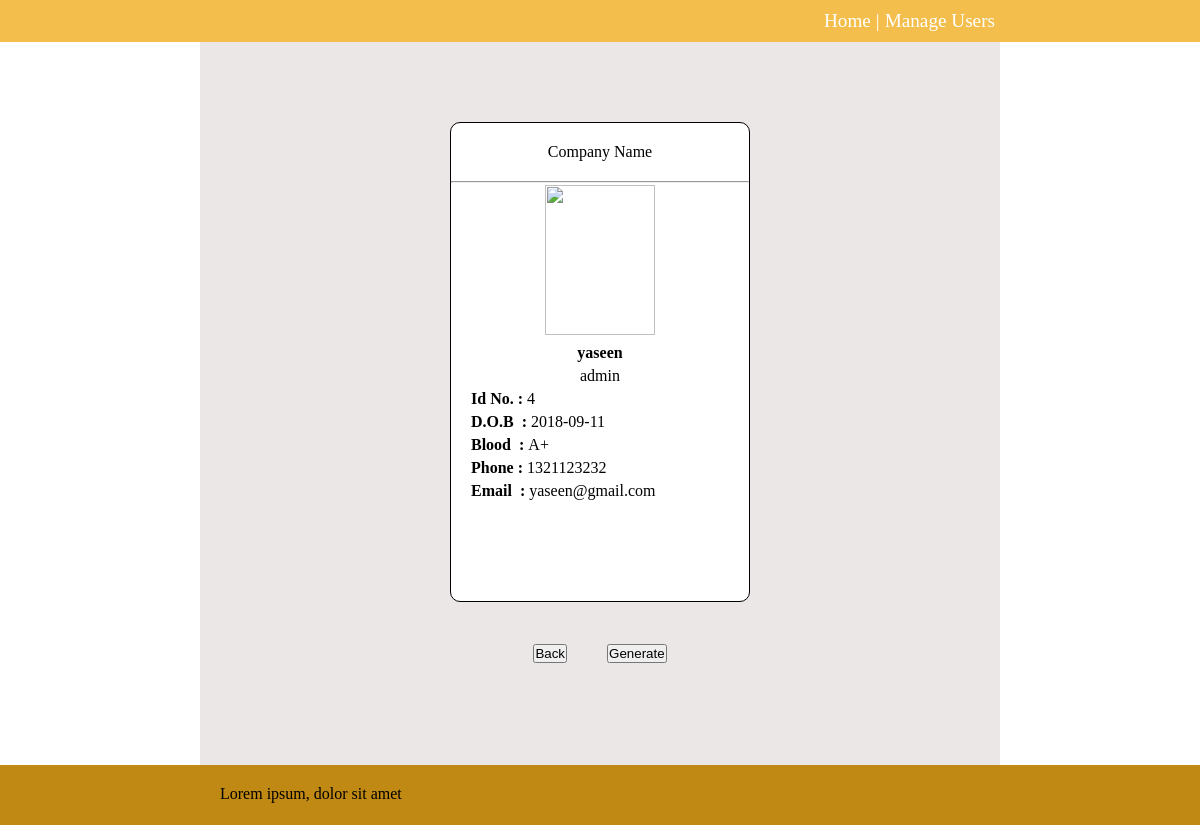
/preview/4, run on an earlier commit of the app's database.
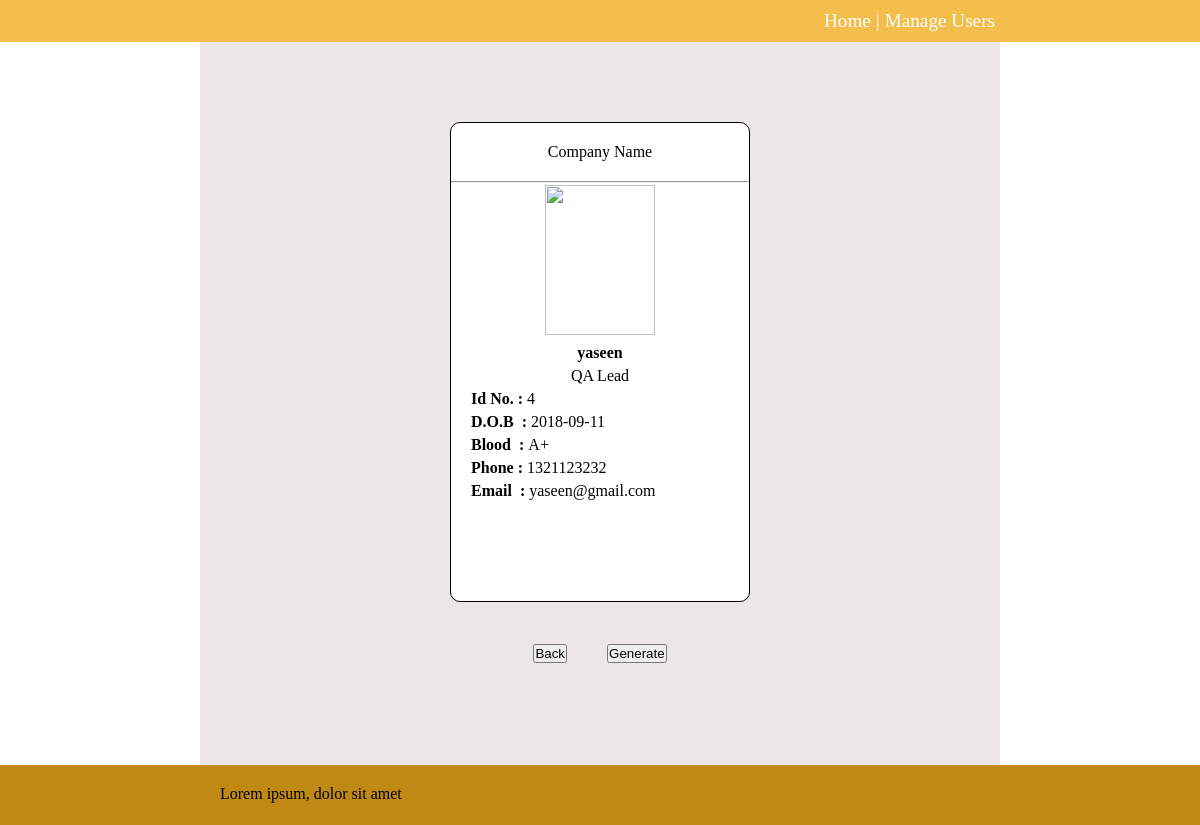
And on a later commit of the database.
### app.py (models this page shows, shortened)
class User(db.Model):
    id = db.Column(db.Integer, primary_key = True)
    name = db.Column(db.String(50), nullable = False)
    pic = db.Column(db.Text, unique = True, nullable = False)
    mimetype = db.Column(db.Text, nullable = False)
    position = db.Column(db.String(50), nullable = False)
    date_of_birth = db.Column(db.Date, nullable = False)
    blood_group = db.Column(db.String(50), nullable = False)
    phone = db.Column(db.String(50), nullable = False)
    email = db.Column(db.String(80), nullable = False)

### app.py (the view)
@app.route("/preview/<int:id>")
def preview(id):
    user = User.query.filter_by(id=id).first()
    o = urlparse(request.base_url)
    host = o.hostname
    return render_template('preview.html',user = user,host=host)

### templates/preview.html (shortened to what this page needs)
{% extends 'base.html' %}
{% block body %}
<div class="id-card-wrapper">
    <div class="id-card">
        <div class="id-card-item company-name">Company Name</div> <hr>
        <div class="id-card-item item-image">
            <img src="http://{{ host }}:5000/images/{{ user.id }}" alt="" height="150px" width="110px">
        </div>
        <div class="id-card-item item-name"><b>{{ user.name }}</b></div>
        <div class="id-card-item item-position">{{ user.position }}</div>
        <div class="id-card-item item-id"> <b>Id No.&nbsp: </b> {{ user.id }}</div>
        <div class="id-card-item item-date_of_birth"><b>D.O.B  &nbsp: </b>{{ user.date_of_birth }}</div>
        <div class="id-card-item item-blood_group"><b>Blood  &nbsp: </b>{{ user.blood_group }}</div>
        <div class="id-card-item item-phone"><b>Phone : </b>{{ user.phone }}</div>
        <div class="id-card-item item-email"><b>Email &nbsp: </b>{{ user.email }}</div>
    </div>
    <div class="id-card-buttons no-print">
    <a href="{{ url_for('index') }}"><button>Back</button></a>
    <button onclick="window.print()">Generate</button>
    </div>
</div>
{% endblock %}

What changed in the data, as far as the page shows it:
changed User "yaseen": position "admin" → "QA Lead"
